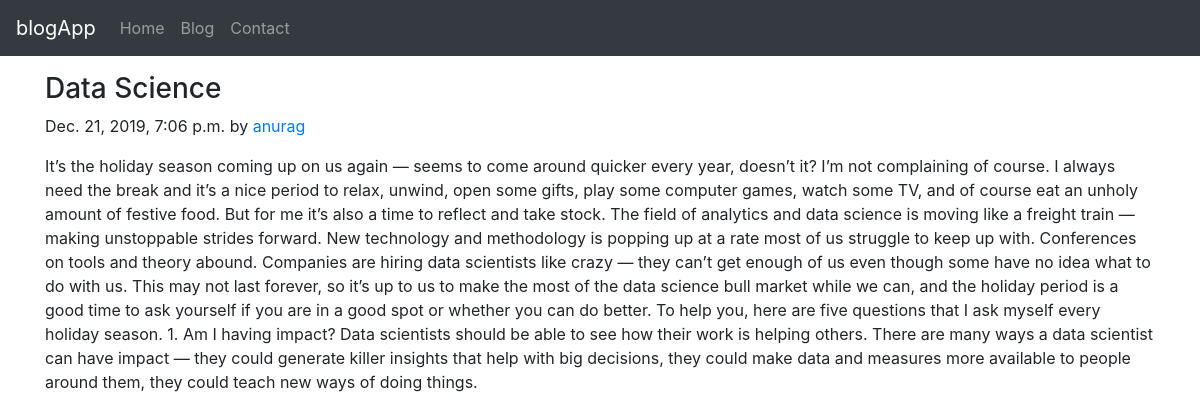
Screenshot of /blog/data-anurag with the database file from the repository.
### blog/models.py (models this page shows, shortened)
class Post(models.Model):
    sno = models.AutoField(primary_key = True)
    title = models.CharField(max_length = 255)
    content = models.TextField()
    author = models.CharField(max_length = 100)
    slug = models.CharField(max_length = 130)
    img = models.ImageField(upload_to = 'pics')
    timestamp = models.DateTimeField(blank = True)

### blog/views.py (the view)
# urls.py: path('<str:slug>' , views.blogPost , name = 'blogPost'),
def blogPost(request , slug):
    post = Post.objects.filter(slug = slug ).first()
    context = {'post':post}
    return render(request, 'blog/blogPost.html', context)

### templates/blog/blogPost.html (shortened to what this page needs)
{% extends 'base.html' %}
{% block body %}
<div class = "container my-3">
    <h3 class= "blog-post-title"> {{post.title}} </h3>
    <p class="blog-post-meta">{{post.timestamp}} by <a href="#"> {{post.author}}</a></p>
    <p> {{post.content}} </p>
 </div>
{% endblock body %}

### rows the page displays
Post: title "Data Science", timestamp "Dec. 21, 2019, 7:06 p.m.", author "anurag", content "It’s the holiday season coming up on us again — seems to come around quicker every year, doesn’t it? I’m not complaining of course. I always need the break and it’s a nice period to relax, unwind, open some gifts, play some computer games, watch some TV, and of course eat an unholy amount of festive food. But for me it’s also a time to reflect and take stock. The field of analytics and data science is moving like a freight train — making unstoppable strides forward. New technology and methodology is popping up at a rate most of us struggle to keep up with. Conferences on tools and theory abound. Companies are hiring data scientists like crazy — they can’t get enough of us even though some…"
